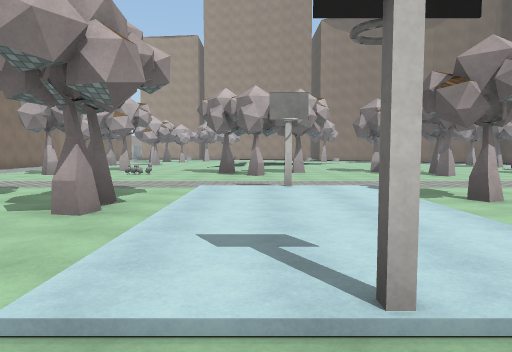
[1] (above)

21 first-person views from a walk through a 3-D level made in the Unity game engine. The camera is 1.4 m above the floor, tilts 4° down and sees 70° across. The floor is counted in squares, 2 m on a side. Each view is taken from the middle of a square. On the plan, view 1 faces up. The plan holds only what a view shows up to about 11 squares ahead; the rest is blank. The place goes on beyond the plan. The player is left out. Surface patterns are stand-ins for the level's own textures.

[2]
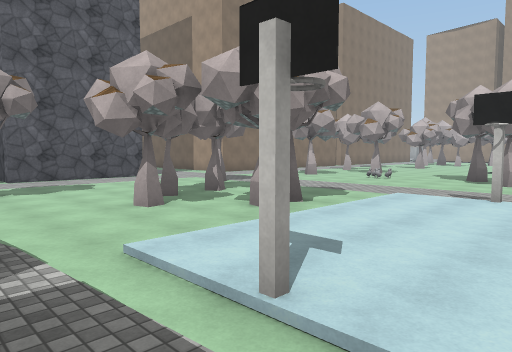

[3]
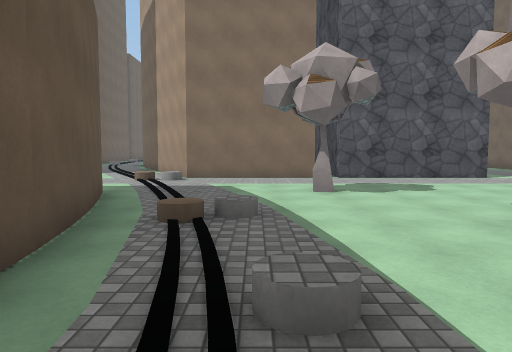

[4]
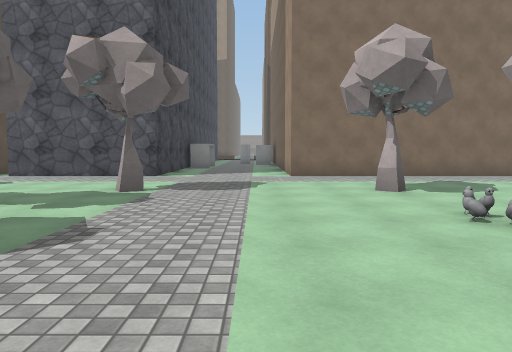

[5]
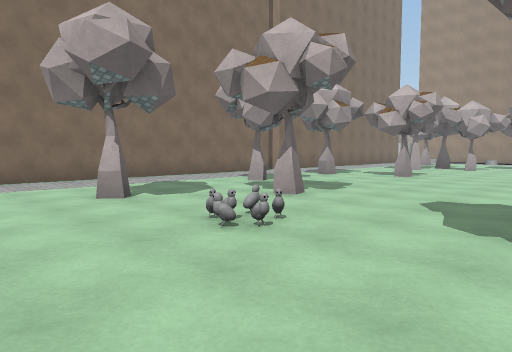

[6]
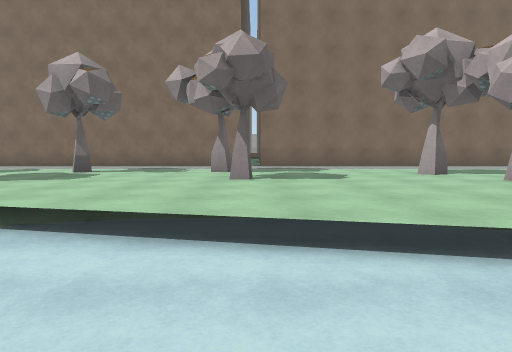

[7]
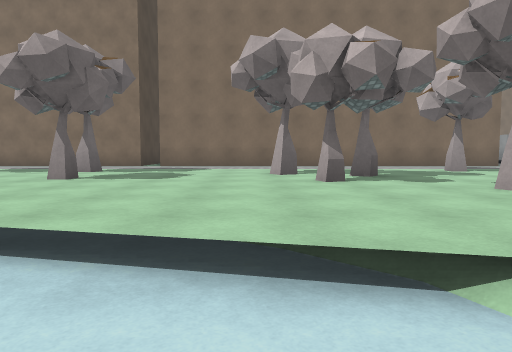

[8]
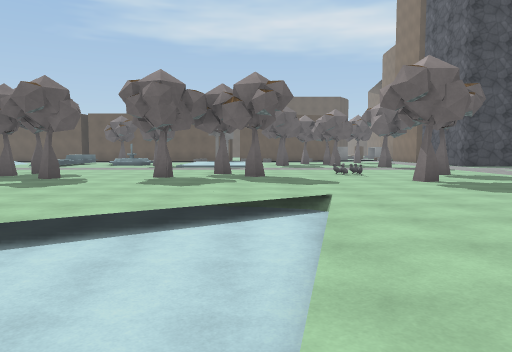

[9]
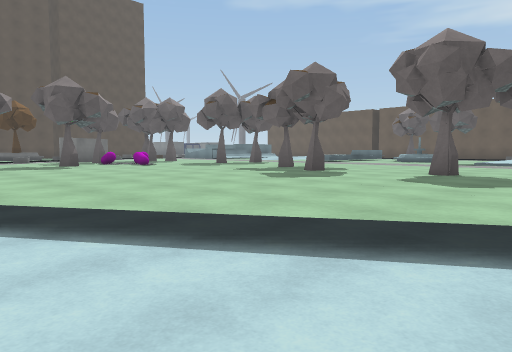

[10]
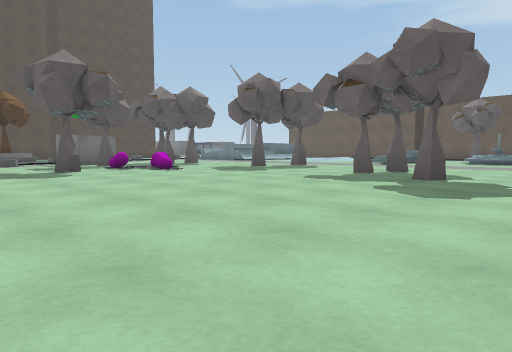

[11]
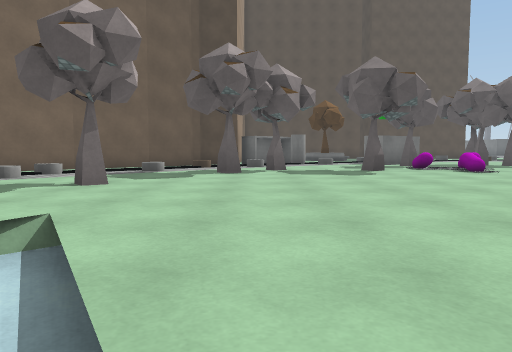

[12]
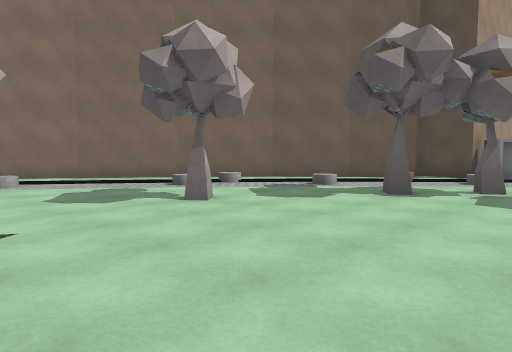

[13]
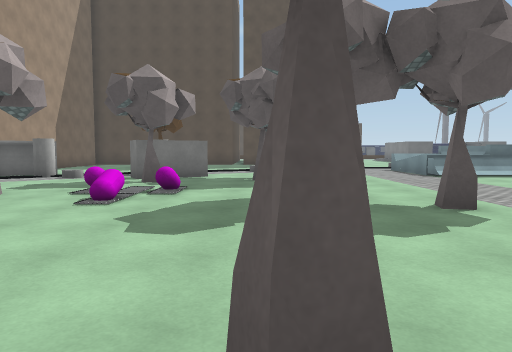

[14]
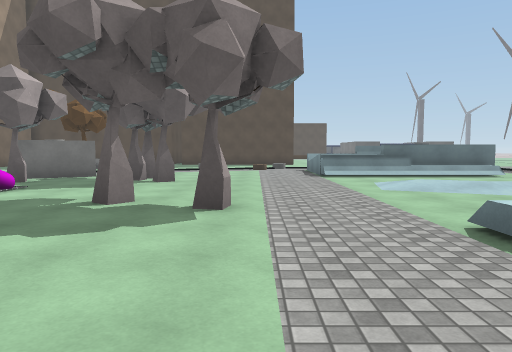

[15]
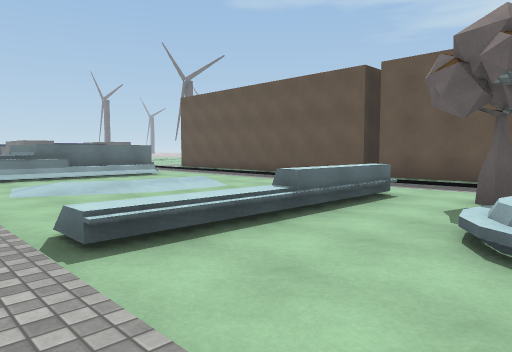

[16]
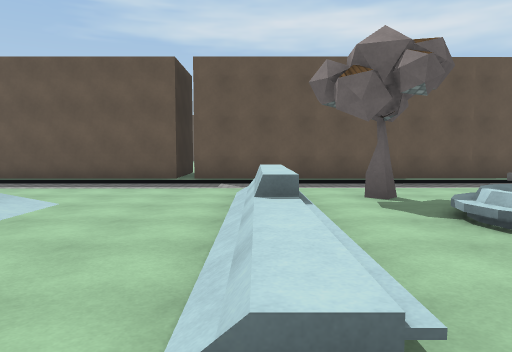

[17]
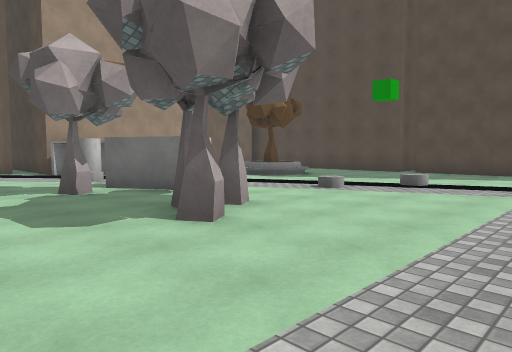

[18]
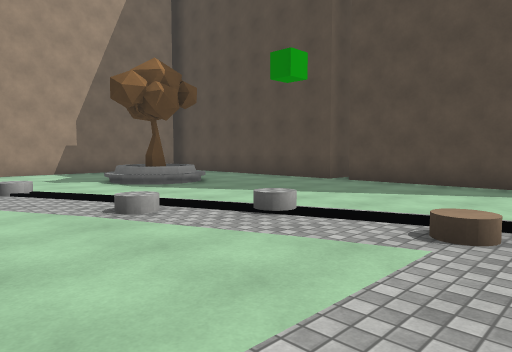

[19]
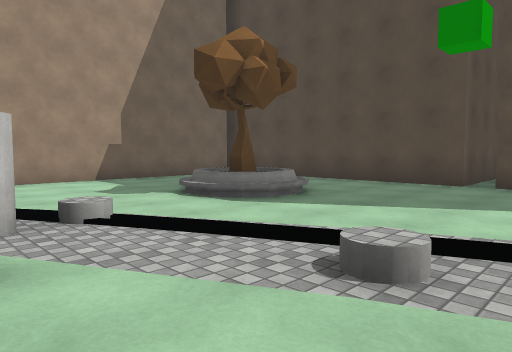

[20]
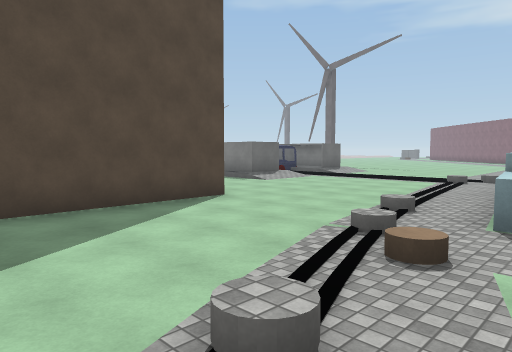

[21]
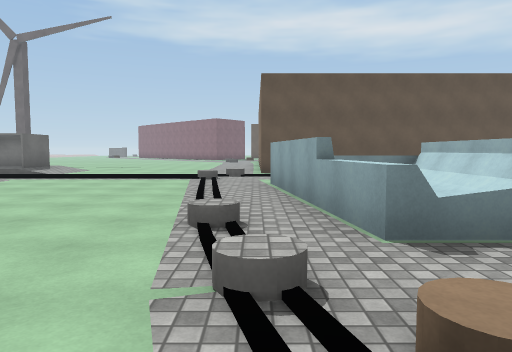

### Floor plan
Key: @ floor where view 1 was taken; # wall or solid block; x gap in a wall; . main floor; - floor 0.5 m lower than the main floor; / step, stairs or slope; = window, fence, low wall or low ledge; ^ raised ledge; O other object.
Columns run from 11 left of view 1 to 25 right of it. Each row starts with its distance up from view 1.
 26  O.....          ..OO
 25  O......#       .....O
 24  O...#.....     ......O
 23  O...#...../    .......O
 22  O......../--   ........O
 21  O......../-   /..#......O
 20  O........-----/.....#...OOOOOOOOO
 19  O....#...---/........#..##...... O
 18  O..#..../--/.............O.....  O
 17  O.......//............../ .../   O
 16  O......./............#... ...O/..O
 15  O..#.................O..#OO..//..O
 14  O....#..............OO.x##.......O
 13  O.............#..................O
 12  O........#.#....#.......#../.....O
 11  O...#.O...#.....#...#..#..../....O
 10 OO..................#.............O
  9 ............................./....O
  8 ............................../...O
  7 .....#....//#/...../......^==^....O
  6 ##......../...#..../.../..^  ^......
  5  #.......#/....///./..//..^= #......
  4  #....#..//.... O/./../ ..^= #......
  3 ##.....#../...  .#.=../ ..^= =......
  2  ........./.#. ............   ....../
  1 OO..#........  ...........    ./.....
  0  O...../...@ /...........
 -1  O...../...  OOOOOOOOOOOOOOOOO
 -2 OO....OOOO

Where each view was taken, in squares from view 1:
view 1: 0 up, 0 right, facing up
view 2: 0 up, 2 right, facing up-left
view 3: 0 up, 0 right, facing left
view 4: 9 up, 0 right, facing left
view 5: 9 up, 1 left, facing up-left
view 6: 19 up, 1 right, facing left
view 7: 22 up, 1 right, facing left
view 8: 22 up, 1 left, facing down
view 9: 20 up, 1 left, facing down-right
view 10: 19 up, 2 right, facing down-right
view 11: 19 up, 2 right, facing right
view 12: 17 up, 4 right, facing up-right
view 13: 12 up, 5 right, facing right
view 14: 9 up, 5 right, facing right
view 15: 8 up, 5 right, facing down-right
view 16: 8 up, 8 right, facing down
view 17: 8 up, 11 right, facing up-right
view 18: 8 up, 15 right, facing up-right
view 19: 11 up, 15 right, facing up-right
view 20: 12 up, 17 right, facing down-right
view 21: 10 up, 19 right, facing down
